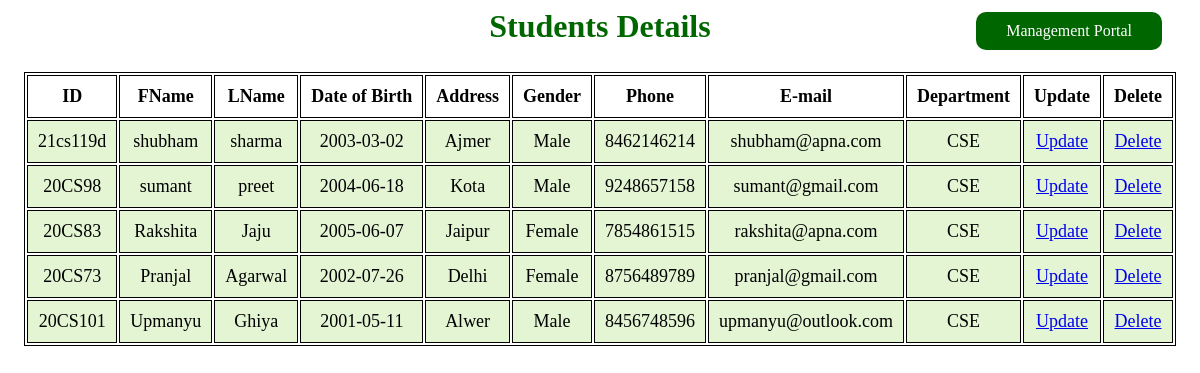
The page /ApnaCollege/Student/ViewStudent.php on the database its author committed.
### tables this page shows
CREATE TABLE `students` (
  `id` varchar(10) NOT NULL,
  `fname` varchar(10) NOT NULL,
  `lname` varchar(10) NOT NULL,
  `dob` date NOT NULL,
  `address` varchar(30) NOT NULL,
  `gender` text NOT NULL,
  `phone` varchar(10) DEFAULT NULL,
  `email` varchar(30) NOT NULL,
  `Department` varchar(20) NOT NULL,
  PRIMARY KEY (`id`)
);

### ApnaCollege/Student/ViewStudent.php (the view, shortened to what this page needs)
<?php
include_once "../Connect/connection.php";
$sql = "SELECT * FROM students ORDER BY id DESC ";
$result = mysqli_query($conn, $sql);
?>
<html>
<head>
</head>
<body>
    <section>
        <h1>Students Details</h1>
		<div>
			<a href="../ManPortal.php" class="bbtn">Management Portal</a>
		</div>
        <table>
            <tr>
        <th>ID</th>
        <th>FName</th>
        <th>LName</th>
        <th>Date of Birth</th>
        <th>Address</th>
        <th>Gender</th>
        <th>Phone</th>
        <th>E-mail</th>
        <th>Department</th>
        <th>Update</th>
        <th>Delete</th>
            </tr>
            <?php
                while($rows=$result->fetch_assoc())
                {
             ?>
            <tr>
                <td><?php echo $rows['id'];?></td>
                <td><?php echo $rows['fname'];?></td>
                <td><?php echo $rows['lname'];?></td>
                <td><?php echo $rows['dob'];?></td>
                <td><?php echo $rows['address'];?></td>
                <td><?php echo $rows['gender'];?></td>
                <td><?php echo $rows['phone'];?></td>
                <td><?php echo $rows['email'];?></td>
                <td><?php echo $rows['Department'];?></td>
                <td><a href="update.php?id=<?php echo $rows['id']; ?>">Update</a></td>
                <td><a href="delete.php?id=<?php echo $rows['id']; ?>">Delete</a></td>
            </tr>
            <?php
                }
             ?>
        </table>
    </section>
</body>
</html>

### ApnaCollege/Student/ViewStudent.php (style rules this page uses)
table { margin: 0 auto; font-size: large; border: 1px solid black; }
h1 { text-align: center; color: #006600; font-size: xx-large; font-family: 'Gill Sans', 'Gill Sans MT', ' Calibri', 'Trebuchet MS', 'sans-serif'; }
.bbtn { float: right; margin-top: -60px; margin-right: 30px; padding: 10px 30px; color: white; background: #006600; border-radius: 10px; text-decoration: none; }
td { background-color: #E4F5D4; border: 1px solid black; }
th, td { font-weight: bold; border: 1px solid black; padding: 10px; text-align: center; }
td { font-weight: lighter; }

### rows shown on the page
students: id "21cs119d", fname "shubham", lname "sharma", dob "2003-03-02", address "Ajmer", gender "Male", phone "8462146214", email "shubham@apna.com", Department "CSE"
students: id "20CS98", fname "sumant", lname "preet", dob "2004-06-18", address "Kota", gender "Male", phone "9248657158", email "sumant@gmail.com", Department "CSE"
students: id "20CS83", fname "Rakshita", lname "Jaju", dob "2005-06-07", address "Jaipur", gender "Female", phone "7854861515", email "rakshita@apna.com", Department "CSE"
students: id "20CS73", fname "Pranjal", lname "Agarwal", dob "2002-07-26", address "Delhi", gender "Female", phone "8756489789", email "pranjal@gmail.com", Department "CSE"
students: id "20CS101", fname "Upmanyu", lname "Ghiya", dob "2001-05-11", address "Alwer", gender "Male", phone "8456748596", email "upmanyu@outlook.com", Department "CSE"
